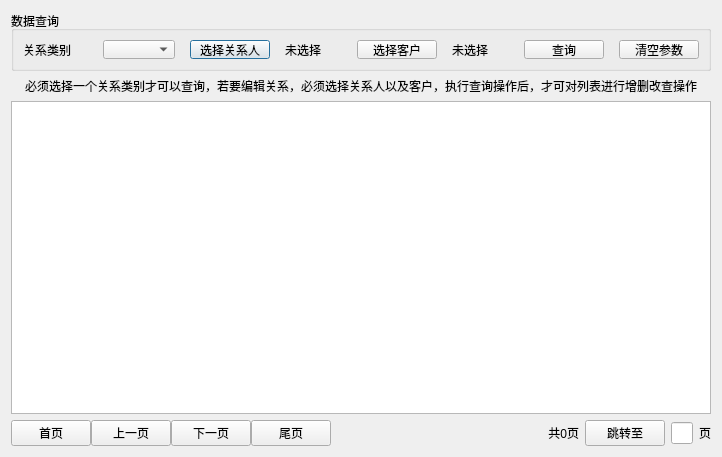
<?xml version="1.0" encoding="UTF-8"?>
<ui version="4.0">
 <class>RelationMng</class>
 <widget class="QDialog" name="RelationMng">
  <property name="geometry">
   <rect>
    <x>0</x>
    <y>0</y>
    <width>718</width>
    <height>457</height>
   </rect>
  </property>
  <property name="windowTitle">
   <string>客户关系管理</string>
  </property>
  <layout class="QVBoxLayout" name="verticalLayout">
   <item>
    <widget class="QGroupBox" name="groupBox">
     <property name="minimumSize">
      <size>
       <width>700</width>
       <height>60</height>
      </size>
     </property>
     <property name="maximumSize">
      <size>
       <width>700</width>
       <height>60</height>
      </size>
     </property>
     <property name="title">
      <string>数据查询</string>
     </property>
     <layout class="QHBoxLayout" name="horizontalLayout_4" stretch="3,3,3,1,1">
      <property name="spacing">
       <number>15</number>
      </property>
      <item>
       <layout class="QHBoxLayout" name="horizontalLayout" stretch="0,0">
        <item>
         <widget class="QLabel" name="label">
          <property name="text">
           <string>关系类别</string>
          </property>
         </widget>
        </item>
        <item>
         <widget class="QComboBox" name="cm_rela_type"/>
        </item>
       </layout>
      </item>
      <item>
       <layout class="QHBoxLayout" name="horizontalLayout_3" stretch="1,2">
        <item>
         <widget class="QPushButton" name="btnRela">
          <property name="text">
           <string>选择关系人</string>
          </property>
         </widget>
        </item>
        <item>
         <widget class="QLabel" name="la_rela">
          <property name="text">
           <string>未选择</string>
          </property>
         </widget>
        </item>
       </layout>
      </item>
      <item>
       <layout class="QHBoxLayout" name="horizontalLayout_2" stretch="1,2">
        <item>
         <widget class="QPushButton" name="btnClient">
          <property name="text">
           <string>选择客户</string>
          </property>
         </widget>
        </item>
        <item>
         <widget class="QLabel" name="la_client">
          <property name="text">
           <string>未选择</string>
          </property>
         </widget>
        </item>
       </layout>
      </item>
      <item>
       <widget class="QPushButton" name="btnQuery">
        <property name="text">
         <string>查询</string>
        </property>
       </widget>
      </item>
      <item>
       <widget class="QPushButton" name="btnClear">
        <property name="text">
         <string>清空参数</string>
        </property>
       </widget>
      </item>
     </layout>
    </widget>
   </item>
   <item>
    <widget class="QLabel" name="label_2">
     <property name="text">
      <string>必须选择一个关系类别才可以查询，若要编辑关系，必须选择关系人以及客户，执行查询操作后，才可对列表进行增删改查操作</string>
     </property>
     <property name="alignment">
      <set>Qt::AlignCenter</set>
     </property>
     <property name="wordWrap">
      <bool>true</bool>
     </property>
    </widget>
   </item>
   <item>
    <widget class="QTableView" name="tvIns">
     <property name="enabled">
      <bool>true</bool>
     </property>
     <property name="contextMenuPolicy">
      <enum>Qt::CustomContextMenu</enum>
     </property>
     <property name="editTriggers">
      <set>QAbstractItemView::NoEditTriggers</set>
     </property>
     <property name="selectionMode">
      <enum>QAbstractItemView::ExtendedSelection</enum>
     </property>
     <property name="selectionBehavior">
      <enum>QAbstractItemView::SelectRows</enum>
     </property>
    </widget>
   </item>
   <item>
    <layout class="QHBoxLayout" name="horizontalLayout_6" stretch="3,5,1,2">
     <item>
      <layout class="QHBoxLayout" name="horizontalLayout_7" stretch="0,0,0,0">
       <property name="spacing">
        <number>0</number>
       </property>
       <property name="sizeConstraint">
        <enum>QLayout::SetMinAndMaxSize</enum>
       </property>
       <item>
        <widget class="QPushButton" name="btnGoFirst">
         <property name="text">
          <string>首页</string>
         </property>
        </widget>
       </item>
       <item>
        <widget class="QPushButton" name="btnGoPre">
         <property name="text">
          <string>上一页</string>
         </property>
        </widget>
       </item>
       <item>
        <widget class="QPushButton" name="btnGoNext">
         <property name="text">
          <string>下一页</string>
         </property>
        </widget>
       </item>
       <item>
        <widget class="QPushButton" name="btnGoLast">
         <property name="text">
          <string>尾页</string>
         </property>
        </widget>
       </item>
      </layout>
     </item>
     <item>
      <spacer name="horizontalSpacer_2">
       <property name="orientation">
        <enum>Qt::Horizontal</enum>
       </property>
       <property name="sizeHint" stdset="0">
        <size>
         <width>40</width>
         <height>20</height>
        </size>
       </property>
      </spacer>
     </item>
     <item>
      <widget class="QLabel" name="l_count">
       <property name="text">
        <string>共0页</string>
       </property>
       <property name="alignment">
        <set>Qt::AlignRight|Qt::AlignTrailing|Qt::AlignVCenter</set>
       </property>
      </widget>
     </item>
     <item>
      <layout class="QHBoxLayout" name="horizontalLayout_8" stretch="3,5,0">
       <property name="spacing">
        <number>6</number>
       </property>
       <property name="sizeConstraint">
        <enum>QLayout::SetDefaultConstraint</enum>
       </property>
       <item>
        <widget class="QPushButton" name="btnGoNum">
         <property name="text">
          <string>跳转至</string>
         </property>
        </widget>
       </item>
       <item>
        <widget class="QLineEdit" name="lPageNum"/>
       </item>
       <item>
        <widget class="QLabel" name="label_8">
         <property name="text">
          <string>页</string>
         </property>
        </widget>
       </item>
      </layout>
     </item>
    </layout>
   </item>
  </layout>
 </widget>
 <resources/>
 <connections/>
</ui>
